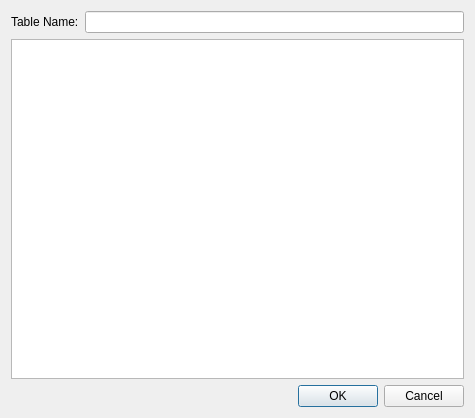
<?xml version="1.0" encoding="UTF-8"?>
<ui version="4.0">
 <class>DARenameColumnsNameDialog</class>
 <widget class="QDialog" name="DARenameColumnsNameDialog">
  <property name="geometry">
   <rect>
    <x>0</x>
    <y>0</y>
    <width>475</width>
    <height>418</height>
   </rect>
  </property>
  <property name="windowTitle">
   <string>Rename Table</string>
  </property>
  <property name="windowIcon">
   <iconset resource="../icon.qrc">
    <normaloff>:/icon/icon/renameColumns.svg</normaloff>:/icon/icon/renameColumns.svg</iconset>
  </property>
  <layout class="QVBoxLayout" name="verticalLayout">
   <item>
    <layout class="QHBoxLayout" name="horizontalLayout">
     <item>
      <widget class="QLabel" name="label">
       <property name="text">
        <string>Table Name:</string>
       </property>
      </widget>
     </item>
     <item>
      <widget class="QLineEdit" name="lineEdit">
       <property name="readOnly">
        <bool>true</bool>
       </property>
      </widget>
     </item>
    </layout>
   </item>
   <item>
    <widget class="QTableView" name="tableView">
     <attribute name="horizontalHeaderStretchLastSection">
      <bool>true</bool>
     </attribute>
    </widget>
   </item>
   <item>
    <layout class="QHBoxLayout" name="horizontalLayout_2">
     <item>
      <spacer name="horizontalSpacer">
       <property name="orientation">
        <enum>Qt::Horizontal</enum>
       </property>
       <property name="sizeHint" stdset="0">
        <size>
         <width>40</width>
         <height>20</height>
        </size>
       </property>
      </spacer>
     </item>
     <item>
      <widget class="QPushButton" name="pushButtonOK">
       <property name="text">
        <string>OK</string>
       </property>
       <property name="icon">
        <iconset resource="../icon.qrc">
         <normaloff>:/icon/icon/accept.svg</normaloff>:/icon/icon/accept.svg</iconset>
       </property>
      </widget>
     </item>
     <item>
      <widget class="QPushButton" name="pushButtonCancel">
       <property name="text">
        <string>Cancel</string>
       </property>
       <property name="icon">
        <iconset resource="../icon.qrc">
         <normaloff>:/icon/icon/cancel.svg</normaloff>:/icon/icon/cancel.svg</iconset>
       </property>
      </widget>
     </item>
    </layout>
   </item>
  </layout>
 </widget>
 <resources>
  <include location="../icon.qrc"/>
 </resources>
 <connections>
  <connection>
   <sender>pushButtonCancel</sender>
   <signal>clicked()</signal>
   <receiver>DARenameColumnsNameDialog</receiver>
   <slot>reject()</slot>
   <hints>
    <hint type="sourcelabel">
     <x>464</x>
     <y>407</y>
    </hint>
    <hint type="destinationlabel">
     <x>144</x>
     <y>379</y>
    </hint>
   </hints>
  </connection>
 </connections>
</ui>
